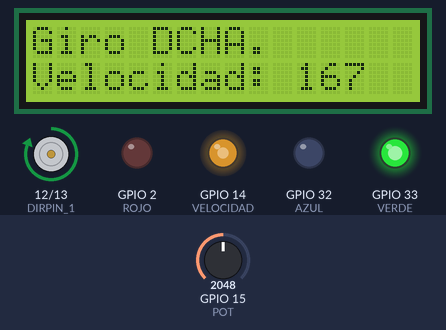
The sketch below on a simulated ESP32. Parts: 16×2 character LCD, motor-driver pin pairs drawn as motors (green arrow = first pin HIGH = forward, orange = second pin HIGH = backward, longer = more drive), output pins drawn as LEDs (lit = HIGH). The inputs (shaded band) are chosen by the test bench; at power-on: GPIO 15 (POT) = 2048. What the sketch prints to the serial monitor is not drawn.

Above: at 1.2 s.
1.3 s: GPIO 15 (POT) set to 2866
At 7.7 s:
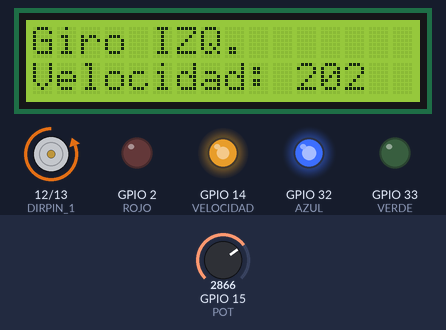
8.6 s: GPIO 15 (POT) set to 491
At 14.5 s:
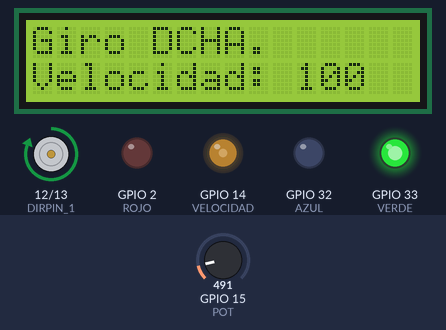
15.6 s: GPIO 15 (POT) set to 1228
At 22.4 s:
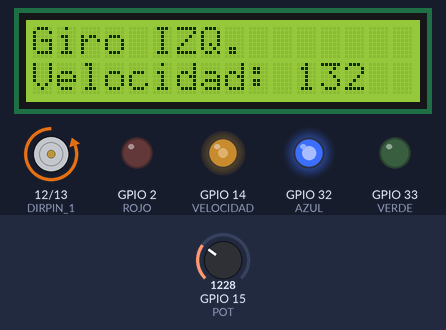
22.7 s: GPIO 15 (POT) set to 3603
At 29.4 s:
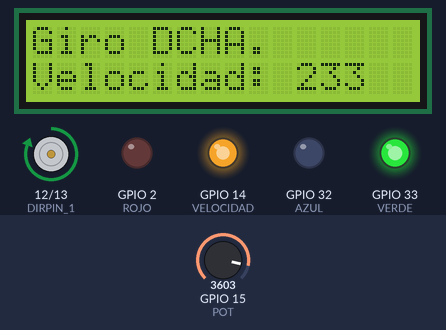
29.7 s: GPIO 15 (POT) set to 0
At 36.3 s:
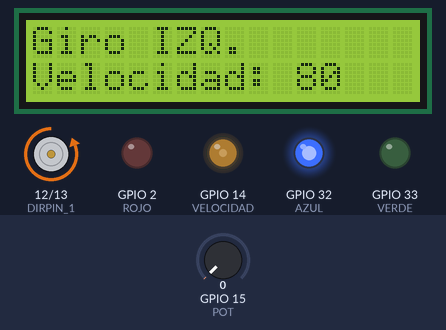
36.7 s: GPIO 15 (POT) set to 2047
At 43.1 s:
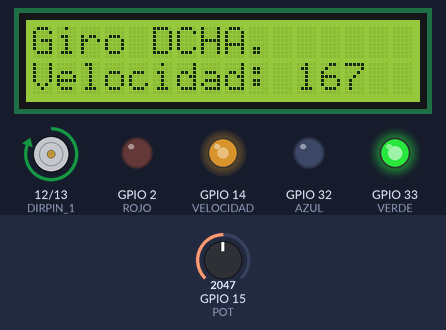
Timing chart, 0 to 44.6 s (numbered marks = the images above; inputs shaded):
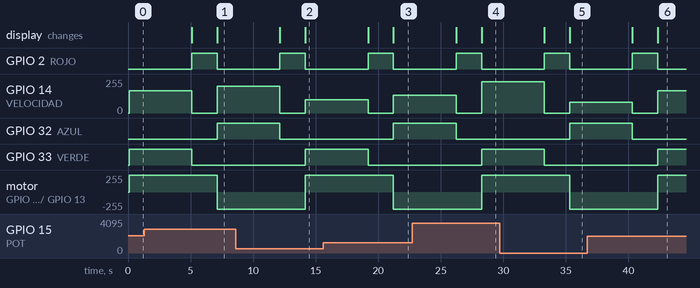

The sketch:

33_motor_potenciador_pantalla.ino
```cpp
// https://descubrearduino.com/l293d/

#include <LiquidCrystal_I2C.h>
#include <Wire.h>

#define SDA 26
#define SCL 27
#define ADDR 0x27 //0x27 // La otra es 0x3F

LiquidCrystal_I2C lcd(ADDR,16,2);
// ----------------------------------------

#define VELOCIDAD 14
#define DIRPIN_1 12
#define DIRPIN_2 13

//Estados posibles
#define PARO 0
#define DERECHA 1
#define IZQUIERDA 2

// Diodos LED
#define ROJO 2
#define AZUL 32
#define VERDE 33


// Potenciómetro

#define POT 15

void setup() {
  Serial.begin(115200);
  Wire.begin(SDA,SCL);


  lcd.init();
  lcd.backlight();

  pinMode(VELOCIDAD, OUTPUT);
  pinMode(DIRPIN_1, OUTPUT);
  pinMode(DIRPIN_2, OUTPUT);

  pinMode(ROJO,OUTPUT);
  pinMode(VERDE,OUTPUT);
  pinMode(AZUL,OUTPUT);

  pinMode(POT,INPUT);

}

void loop() {
  cambioEstado(DERECHA);
  delay(5000);

  cambioEstado(PARO);
  delay(2000);

  cambioEstado(IZQUIERDA);
  delay(5000);

  cambioEstado(PARO);
  delay(2000);
}

void cambioEstado(int estadoNuevo){
  lcd.clear();
  switch(estadoNuevo){
    case PARO:
      Serial.println("Motor parado.");
      escribeLCD("Motor parado", 0);
      analogWrite(VELOCIDAD, 0); // Aapagamos el motor
      digitalWrite(ROJO,HIGH);
      digitalWrite(AZUL,LOW);
      digitalWrite(VERDE,LOW);
      break;
    case IZQUIERDA:
      //digitalWrite(VELOCIDAD, HIGH); // Encendemos el motor
      Serial.println("Girando en la dirección IZQUIERDA.");
      escribeLCD("Giro IZQ.", 0);
      escribeLCD("Velocidad: " + String(leerPot()), 1);
      analogWrite(VELOCIDAD, leerPot());
      digitalWrite(DIRPIN_1, 0);
      digitalWrite(DIRPIN_2, 1);

      digitalWrite(ROJO,LOW);
      digitalWrite(AZUL,HIGH);
      digitalWrite(VERDE,LOW);
      break;
    case DERECHA:
      //digitalWrite(VELOCIDAD, HIGH); // Encendemos el motor
      Serial.println("Girando en la dirección DERECHA.");
      escribeLCD("Giro DCHA.", 0);
      escribeLCD("Velocidad: " + String(leerPot()), 1);
      analogWrite(VELOCIDAD, leerPot());
      digitalWrite(DIRPIN_1, 1);
      digitalWrite(DIRPIN_2, 0);

      digitalWrite(ROJO,LOW);
      digitalWrite(AZUL,LOW);
      digitalWrite(VERDE,HIGH);
      break;
  }

}

int leerPot(){
  int valorPot = 0;
  int valorVel = 0;

  valorPot = analogRead(POT);
  valorVel = map(valorPot,0,4096,80,255);

  Serial.println("Potenciómetro: " + String(valorPot));
  Serial.println("Velocidad: " + String(valorVel));
  return valorVel;

}

void escribeLCD(String mensaje, int fila){
  //lcd.clear();
  lcd.setCursor(0,fila);
  lcd.print(mensaje);
}
```
